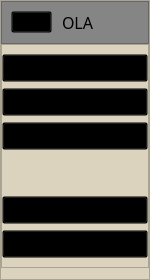
           <widget class="QFrame" name="frame_3">
            <property name="minimumSize">
             <size>
              <width>115</width>
              <height>0</height>
             </size>
            </property>
            <property name="maximumSize">
             <size>
              <width>150</width>
              <height>16777215</height>
             </size>
            </property>
            <property name="styleSheet">
             <string notr="true">background-color: rgb(219, 211, 189);</string>
            </property>
            <property name="frameShape">
             <enum>QFrame::StyledPanel</enum>
            </property>
            <property name="frameShadow">
             <enum>QFrame::Raised</enum>
            </property>
            <layout class="QVBoxLayout" name="verticalLayout_2">
             <property name="spacing">
              <number>0</number>
             </property>
             <property name="leftMargin">
              <number>0</number>
             </property>
             <property name="topMargin">
              <number>0</number>
             </property>
             <property name="rightMargin">
              <number>0</number>
             </property>
             <item>
              <widget class="QFrame" name="frame_9">
               <property name="enabled">
                <bool>true</bool>
               </property>
               <property name="maximumSize">
                <size>
                 <width>16777215</width>
                 <height>100</height>
                </size>
               </property>
               <property name="styleSheet">
                <string notr="true">background-color: rgb(133, 133, 133);</string>
               </property>
               <property name="frameShape">
                <enum>QFrame::StyledPanel</enum>
               </property>
               <property name="frameShadow">
                <enum>QFrame::Raised</enum>
               </property>
               <layout class="QGridLayout" name="gridLayout_7">
                <item row="0" column="0">
                 <widget class="QPushButton" name="pushButton_3">
                  <property name="styleSheet">
                   <string notr="true">background-color: rgba(0,0,0,0);</string>
                  </property>
                  <property name="text">
                   <string/>
                  </property>
                  <property name="icon">
                   <iconset resource="Coding/Resources.qrc">
                    <normaloff>:/newPrefix/language-exchange.png</normaloff>:/newPrefix/language-exchange.png</iconset>
                  </property>
                 </widget>
                </item>
                <item row="0" column="1" alignment="Qt::AlignHCenter|Qt::AlignVCenter">
                 <widget class="QLabel" name="label_3">
                  <property name="maximumSize">
                   <size>
                    <width>50</width>
                    <height>16777215</height>
                   </size>
                  </property>
                  <property name="font">
                   <font>
                    <family>OCR A Extended</family>
                    <pointsize>12</pointsize>
                   </font>
                  </property>
                  <property name="text">
                   <string>OLA</string>
                  </property>
                 </widget>
                </item>
                <item row="0" column="2">
                 <spacer name="horizontalSpacer_2">
                  <property name="orientation">
                   <enum>Qt::Horizontal</enum>
                  </property>
                  <property name="sizeType">
                   <enum>QSizePolicy::Fixed</enum>
                  </property>
                  <property name="sizeHint" stdset="0">
                   <size>
                    <width>40</width>
                    <height>20</height>
                   </size>
                  </property>
                 </spacer>
                </item>
               </layout>
              </widget>
             </item>
             <item>
              <widget class="QFrame" name="frame_10">
               <property name="styleSheet">
                <string notr="true">height:20px;</string>
               </property>
               <property name="frameShape">
                <enum>QFrame::StyledPanel</enum>
               </property>
               <property name="frameShadow">
                <enum>QFrame::Raised</enum>
               </property>
               <layout class="QGridLayout" name="gridLayout_8">
                <property name="leftMargin">
                 <number>0</number>
                </property>
                <property name="rightMargin">
                 <number>0</number>
                </property>
                <item row="6" column="0">
                 <widget class="QPushButton" name="Signout_Button_2">
                  <property name="styleSheet">
                   <string notr="true">background-color:rgba(0,0,0,0);</string>
                  </property>
                  <property name="text">
                   <string>Sign Out</string>
                  </property>
                  <property name="icon">
                   <iconset resource="Coding/Resources.qrc">
                    <normaloff>:/newPrefix/sign-out-alt.png</normaloff>:/newPrefix/sign-out-alt.png</iconset>
                  </property>
                  <property name="iconSize">
                   <size>
                    <width>18</width>
                    <height>18</height>
                   </size>
                  </property>
                 </widget>
                </item>
                <item row="1" column="0">
                 <widget class="QPushButton" name="Profile_button_1">
                  <property name="styleSheet">
                   <string notr="true">background-color:rgba(0,0,0,0);</string>
                  </property>
                  <property name="text">
                   <string>Profile</string>
                  </property>
                  <property name="icon">
                   <iconset resource="Coding/Resources.qrc">
                    <normaloff>:/newPrefix/user.png</normaloff>
                    <normalon>:/newPrefix/usercolor.png</normalon>:/newPrefix/user.png</iconset>
                  </property>
                  <property name="iconSize">
                   <size>
                    <width>18</width>
                    <height>18</height>
                   </size>
                  </property>
                  <property name="checkable">
                   <bool>true</bool>
                  </property>
                  <property name="autoExclusive">
                   <bool>true</bool>
                  </property>
                 </widget>
                </item>
                <item row="5" column="0">
                 <widget class="QPushButton" name="Settings_button_2">
                  <property name="styleSheet">
                   <string notr="true">background-color:rgba(0,0,0,0);</string>
                  </property>
                  <property name="text">
                   <string>Settings</string>
                  </property>
                  <property name="icon">
                   <iconset resource="Coding/Resources.qrc">
                    <normaloff>:/newPrefix/settings.png</normaloff>
                    <normalon>:/newPrefix/settingscolor.png</normalon>:/newPrefix/settings.png</iconset>
                  </property>
                  <property name="iconSize">
                   <size>
                    <width>18</width>
                    <height>18</height>
                   </size>
                  </property>
                  <property name="checkable">
                   <bool>true</bool>
                  </property>
                  <property name="autoExclusive">
                   <bool>true</bool>
                  </property>
                 </widget>
                </item>
                <item row="4" column="0">
                 <spacer name="verticalSpacer">
                  <property name="orientation">
                   <enum>Qt::Vertical</enum>
                  </property>
                  <property name="sizeHint" stdset="0">
                   <size>
                    <width>20</width>
                    <height>40</height>
                   </size>
                  </property>
                 </spacer>
                </item>
                <item row="0" column="0">
                 <widget class="QPushButton" name="Home_button_2">
                  <property name="styleSheet">
                   <string notr="true">background-color:rgba(0,0,0,0);
</string>
                  </property>
                  <property name="text">
                   <string>Home</string>
                  </property>
                  <property name="icon">
                   <iconset resource="Coding/Resources.qrc">
                    <normaloff>:/newPrefix/home.png</normaloff>
                    <normalon>:/newPrefix/homecolor.png</normalon>:/newPrefix/home.png</iconset>
                  </property>
                  <property name="iconSize">
                   <size>
                    <width>18</width>
                    <height>18</height>
                   </size>
                  </property>
                  <property name="checkable">
                   <bool>true</bool>
                  </property>
                  <property name="autoExclusive">
                   <bool>true</bool>
                  </property>
                 </widget>
                </item>
                <item row="2" column="0">
                 <widget class="QPushButton" name="pushButton_5">
                  <property name="styleSheet">
                   <string notr="true">background-color:rgba(0,0,0,0);</string>
                  </property>
                  <property name="text">
                   <string>Result</string>
                  </property>
                  <property name="icon">
                   <iconset resource="Coding/Resources.qrc">
                    <normaloff>:/newPrefix/trophy-star.png</normaloff>
                    <normalon>:/newPrefix/trophy-star (1).png</normalon>:/newPrefix/trophy-star.png</iconset>
                  </property>
                  <property name="checkable">
                   <bool>true</bool>
                  </property>
                  <property name="autoExclusive">
                   <bool>true</bool>
                  </property>
                 </widget>
                </item>
               </layout>
              </widget>
             </item>
            </layout>
           </widget>
